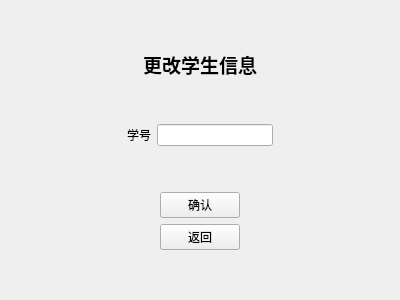
<?xml version="1.0" encoding="UTF-8"?>
<ui version="4.0">
 <class>ChanStu</class>
 <widget class="QWidget" name="ChanStu">
  <property name="geometry">
   <rect>
    <x>0</x>
    <y>0</y>
    <width>400</width>
    <height>300</height>
   </rect>
  </property>
  <property name="windowTitle">
   <string>Form</string>
  </property>
  <layout class="QVBoxLayout" name="verticalLayout_2">
   <item>
    <layout class="QVBoxLayout" name="verticalLayout">
     <item>
      <spacer name="verticalSpacer_2">
       <property name="orientation">
        <enum>Qt::Orientation::Vertical</enum>
       </property>
       <property name="sizeHint" stdset="0">
        <size>
         <width>20</width>
         <height>40</height>
        </size>
       </property>
      </spacer>
     </item>
     <item alignment="Qt::AlignmentFlag::AlignHCenter">
      <widget class="QLabel" name="Title">
       <property name="text">
        <string>&lt;html&gt;&lt;head/&gt;&lt;body&gt;&lt;p&gt;&lt;span style=&quot; font-size:14pt; font-weight:700;&quot;&gt;更改学生信息&lt;/span&gt;&lt;/p&gt;&lt;/body&gt;&lt;/html&gt;</string>
       </property>
      </widget>
     </item>
     <item>
      <spacer name="verticalSpacer">
       <property name="orientation">
        <enum>Qt::Orientation::Vertical</enum>
       </property>
       <property name="sizeHint" stdset="0">
        <size>
         <width>20</width>
         <height>40</height>
        </size>
       </property>
      </spacer>
     </item>
     <item>
      <layout class="QHBoxLayout" name="horizontalLayout">
       <item>
        <spacer name="horizontalSpacer">
         <property name="orientation">
          <enum>Qt::Orientation::Horizontal</enum>
         </property>
         <property name="sizeHint" stdset="0">
          <size>
           <width>40</width>
           <height>20</height>
          </size>
         </property>
        </spacer>
       </item>
       <item>
        <widget class="QLabel" name="label_2">
         <property name="text">
          <string>学号</string>
         </property>
        </widget>
       </item>
       <item>
        <widget class="QLineEdit" name="InputeId"/>
       </item>
       <item>
        <spacer name="horizontalSpacer_2">
         <property name="orientation">
          <enum>Qt::Orientation::Horizontal</enum>
         </property>
         <property name="sizeHint" stdset="0">
          <size>
           <width>40</width>
           <height>20</height>
          </size>
         </property>
        </spacer>
       </item>
      </layout>
     </item>
     <item>
      <spacer name="verticalSpacer_3">
       <property name="orientation">
        <enum>Qt::Orientation::Vertical</enum>
       </property>
       <property name="sizeHint" stdset="0">
        <size>
         <width>20</width>
         <height>40</height>
        </size>
       </property>
      </spacer>
     </item>
     <item alignment="Qt::AlignmentFlag::AlignHCenter">
      <widget class="QPushButton" name="Ensure">
       <property name="text">
        <string>确认</string>
       </property>
      </widget>
     </item>
     <item alignment="Qt::AlignmentFlag::AlignHCenter">
      <widget class="QPushButton" name="return_2">
       <property name="text">
        <string>返回</string>
       </property>
      </widget>
     </item>
     <item>
      <spacer name="verticalSpacer_4">
       <property name="orientation">
        <enum>Qt::Orientation::Vertical</enum>
       </property>
       <property name="sizeHint" stdset="0">
        <size>
         <width>20</width>
         <height>40</height>
        </size>
       </property>
      </spacer>
     </item>
    </layout>
   </item>
  </layout>
 </widget>
 <resources/>
 <connections/>
</ui>
